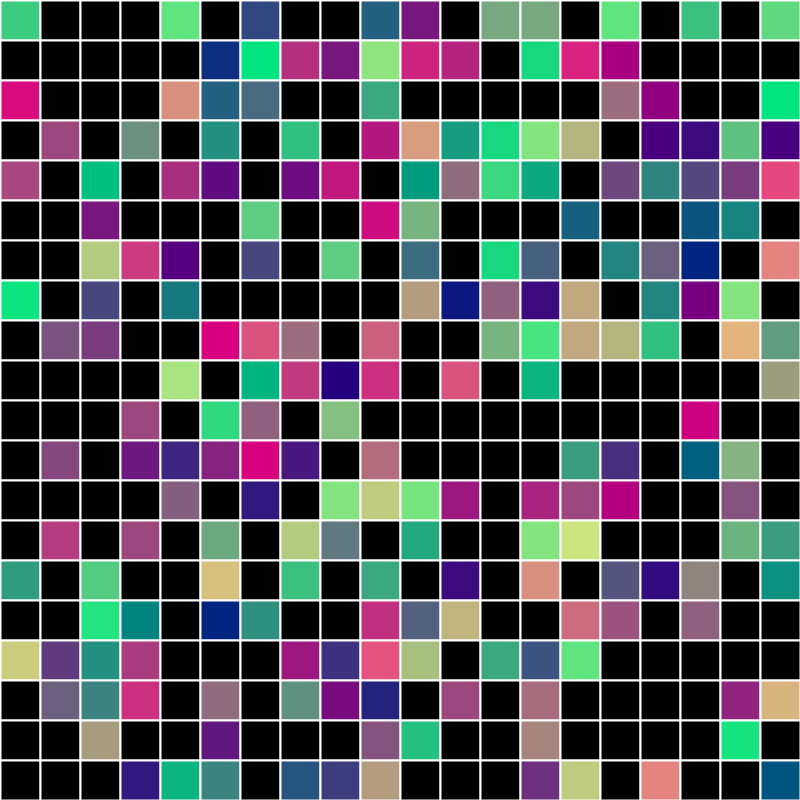
Frame 1 (no input)
Frame 2 (the mouse pressed at the canvas centre, redrawn once): identical to frame 1, image omitted

The Processing sketch that drew this single still picture (run headless with seeded random() and noise(); the mouse was pressed at the canvas centre and the sketch redrawn once):

// Processing sketch: grid_4
// ── grid_4.pde
int videoScale = 40;
int cols, rows;
int[] colors;
boolean red = false;
int frameCounter = 0;

void setup() {
  size(800, 800);
  
  cols = width/videoScale;
  rows = height/videoScale;
  print(cols, "columns\n");
  print(rows, "rows\n");
  
  strokeWeight(2);
  
  colors = new int[cols * rows];
  for (int i = 0; i < cols; i++) {
    for (int j = 0; j < rows; j++) {
      int red = (255 / cols) * i;
      int green = (255 / rows) * j;
      
      color c = color(red, green, 127);
      colors = append(colors, c);
    }
  }
  
  noLoop();
}

void draw() {
  color c;
  
  if (frameCounter%4==0) {
    for (int i = 0; i < cols; i++) {
      for (int j = 0; j < rows; j++) {
        int x = i * videoScale;
        int y = j * videoScale;
        
        if (!red) {
          c = colors[int(random(0, colors.length))];
        } else {
          c = color(255, 0, 0);
        }
        
        fill(c);
        stroke(255);
        
        rect(x, y, videoScale, videoScale);
      }
    }
  }
  
  frameCounter++;
}

void mousePressed() {
  loop();
}

void mouseReleased() {
  noLoop();
}
